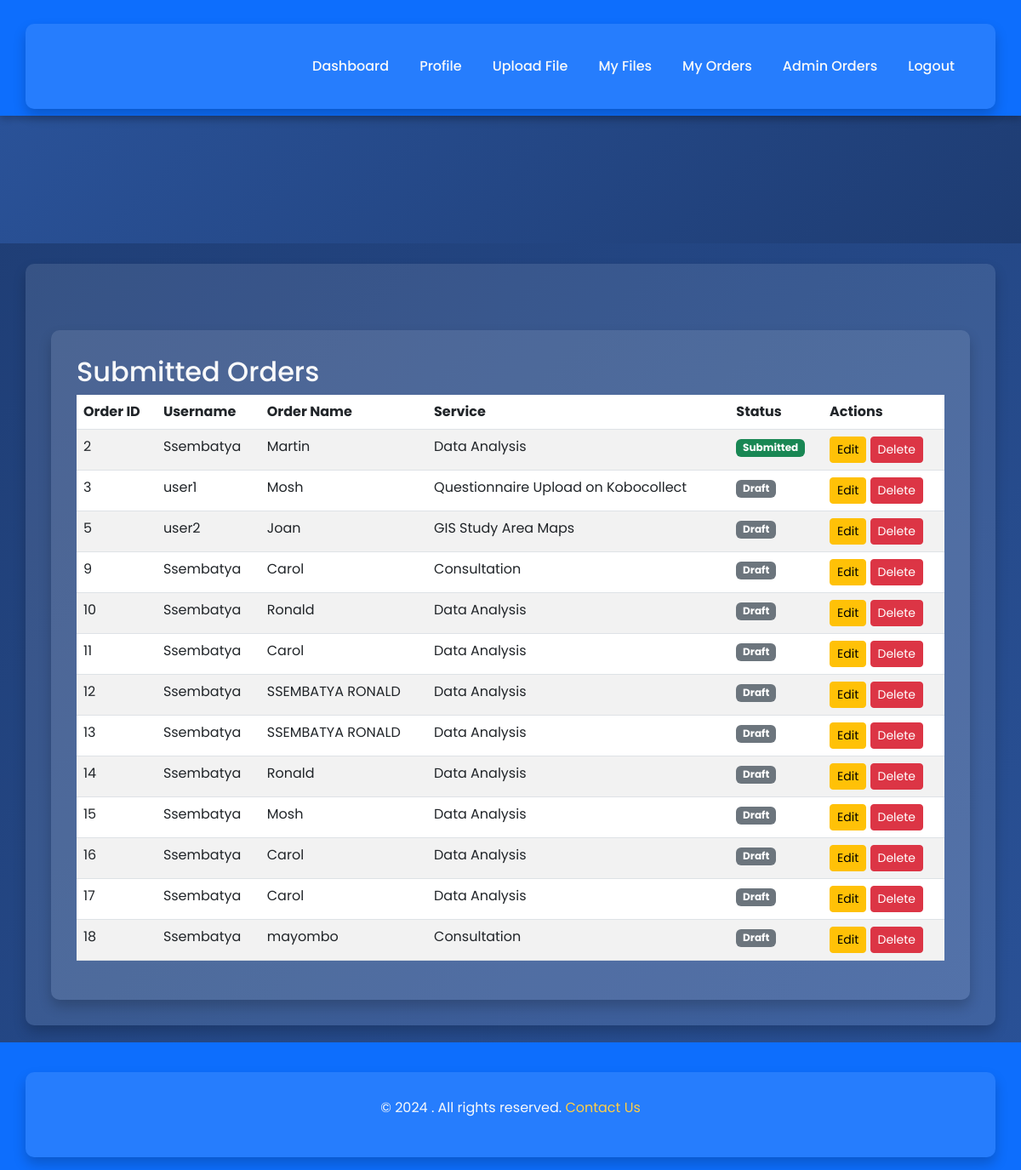
Page /admin/orders (signed in) on the earlier database version.
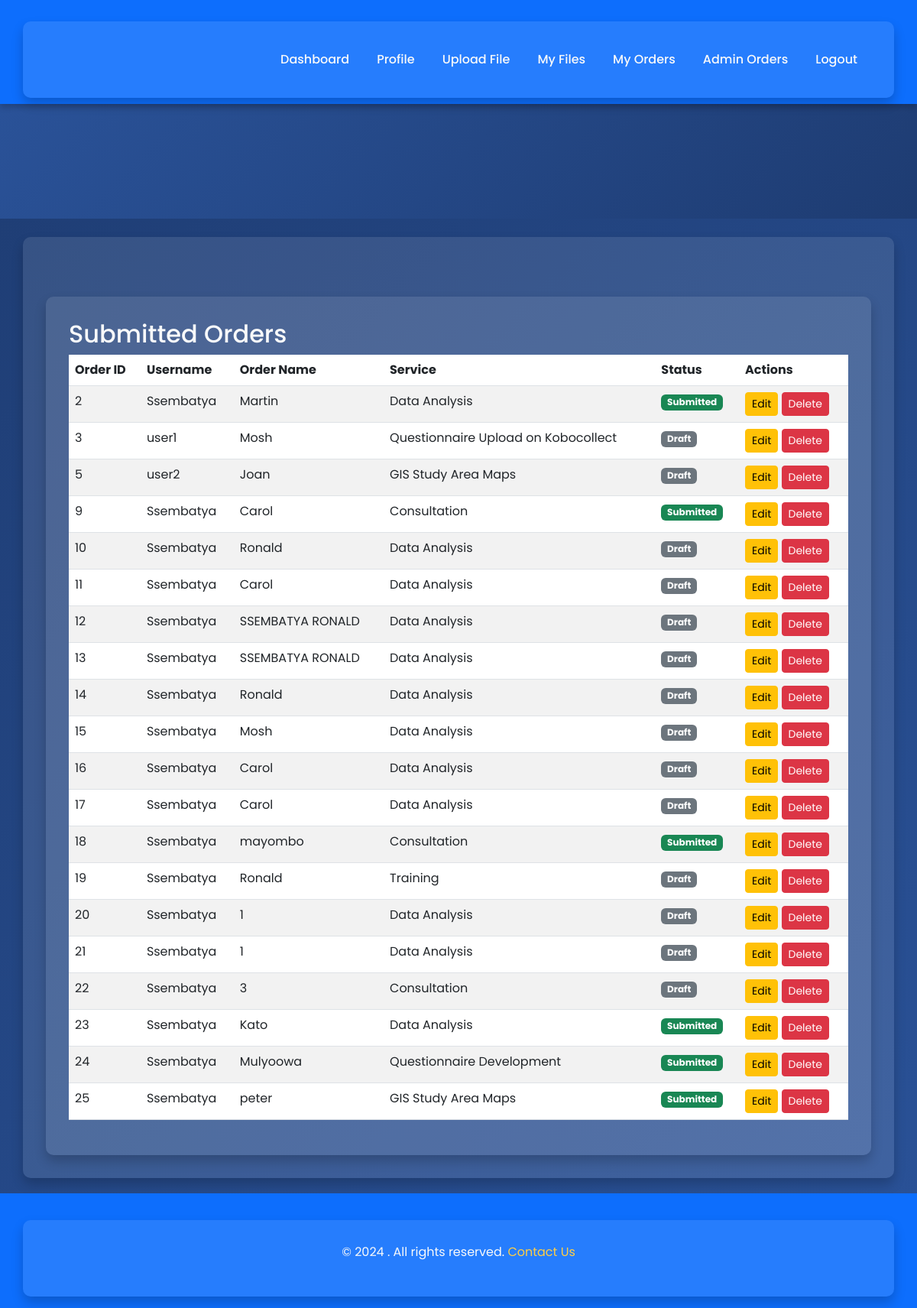
Same page on the later database version.
### tables this page shows
CREATE TABLE orders (
            id INTEGER PRIMARY KEY AUTOINCREMENT,
            user_id INTEGER,
            name TEXT,
            service TEXT
        , status TEXT DEFAULT 'draft');

CREATE TABLE users (
id INTEGER PRIMARY KEY AUTOINCREMENT,
username TEXT UNIQUE,
password TEXT,
 email TEXT,
phone_number TEXT,
is_admin INTEGER DEFAULT 0
);

### app.py (the view)
@app.route('/admin/orders')
@login_required
def admin_orders():
    if not current_user.is_admin:
        flash("Access denied.", "danger")
        return redirect(url_for('index'))
    conn = sqlite3.connect('database.db')
    cursor = conn.cursor()
    cursor.execute("""
        SELECT orders.id, users.username, orders.name, orders.service, orders.status
        FROM orders
        JOIN users ON orders.user_id = users.id
    """)
    orders = cursor.fetchall()
    conn.close()
    print("Admin Orders Fetched:", orders)
    return render_template('admin_orders.html', orders=orders)

### app.py (called while the page is built)
@login_manager.user_loader
def load_user(user_id):
    conn = sqlite3.connect('database.db')
    cursor = conn.cursor()
    cursor.execute("SELECT id, username, is_admin FROM users WHERE id = ?", (user_id,))
    user = cursor.fetchone()
    conn.close()
    if user:
        return User(id=user[0], username=user[1], is_admin=user[2])
    return None

### templates/admin_orders.html
{% extends "base.html" %}
{% block content %}
<div class="container mt-5">
    <h2>Submitted Orders</h2>
    {% if orders %}
    <table class="table table-striped">
        <thead>
            <tr>
                <th>Order ID</th>
                <th>Username</th>
                <th>Order Name</th>
                <th>Service</th>
                <th>Status</th>
                <th>Actions</th>
            </tr>
        </thead>
        <tbody>
            {% for order in orders %}
            <tr>
                <td>{{ order[0] }}</td>
                <td>{{ order[1] }}</td>
                <td>{{ order[2] }}</td>
                <td>{{ order[3] }}</td>
                <td>
                    {% if order[4] == 'submitted' %}
                        <span class="badge bg-success">Submitted</span>
                    {% else %}
                        <span class="badge bg-secondary">Draft</span>
                    {% endif %}
                </td>
                <td>
                    <a href="/order/edit/{{ order[0] }}" class="btn btn-warning btn-sm">Edit</a>
                    <form action="/order/delete/{{ order[0] }}" method="post" style="display:inline;">
                        <button type="submit" class="btn btn-danger btn-sm">Delete</button>
                    </form>
                </td>
            </tr>
            {% endfor %}
        </tbody>
    </table>
    {% else %}
    <p class="text-center">No submitted orders found.</p>
    {% endif %}
</div>
{% endblock %}

### templates/base.html (shortened to what this page needs)
<!DOCTYPE html>
<html lang="en">
<head>
    <link href="https://cdn.jsdelivr.net/npm/bootstrap@5.3.0/dist/css/bootstrap.min.css" rel="stylesheet">
</head>
<body>
    <nav class="navbar navbar-expand-lg navbar-dark">
        <div class="container">
            <div class="collapse navbar-collapse" id="navbarNav">
                <ul class="navbar-nav ms-auto">
                    {% if current_user.is_authenticated %}
                        <li class="nav-item"><a class="nav-link" href="/">Dashboard</a></li>
                        <li class="nav-item"><a class="nav-link" href="/profile">Profile</a></li>
                        <li class="nav-item"><a class="nav-link" href="/upload">Upload File</a></li>
                        <li class="nav-item"><a class="nav-link" href="/files">My Files</a></li>
                        <li class="nav-item"><a class="nav-link" href="/user/orders">My Orders</a></li>
                        {% if current_user.is_admin %}
                            <li class="nav-item"><a class="nav-link" href="/admin/orders">Admin Orders</a></li>
                        {% endif %}
                        <li class="nav-item"><a class="nav-link" href="/logout">Logout</a></li>
                    {% else %}
                        <li class="nav-item"><a class="nav-link" href="/login">Login</a></li>
                        <li class="nav-item"><a class="nav-link" href="/register">Register</a></li>
                    {% endif %}
                </ul>
            </div>
        </div>
    </nav>
    <div class="hero-section">
    </div>
    <div class="container mt-4">
        {% block content %}{% endblock %}
    </div>
    <footer>
        <div class="container">
            <p>&copy; 2024 {{ company_name }}. All rights reserved. <a href="/contact">Contact Us</a></p>
        </div>
    </footer>
</body>
</html>

### templates/base.html (style rules this page uses)
body { font-family: 'Poppins', sans-serif; margin: 0; padding: 0; background: linear-gradient(135deg, #1e3c72, #2a5298); color: #f8f9fa; }
.navbar { background-color: #0d6efd; color: #fff; box-shadow: 0 4px 8px rgba(0, 0, 0, 0.2); }
.navbar-nav .nav-link { color: #f8f9fa !important; margin: 0 10px; font-weight: 500; }
.hero-section { text-align: center; padding: 60px 20px; background: linear-gradient(135deg, #2a5298, #1e3c72); color: #ffffff; text-shadow: 1px 1px 5px rgba(0, 0, 0, 0.8); }
.container { background: rgba(255, 255, 255, 0.1); color: #f8f9fa; border-radius: 10px; padding: 30px; box-shadow: 0 8px 15px rgba(0, 0, 0, 0.2); margin-top: 20px; }
footer { background-color: #0d6efd; color: #ffffff; text-align: center; padding: 15px 0; margin-top: 20px; }
footer a { color: #ffce45; text-decoration: none; }

Differences in the rows shown:
changed orders id 9: status "Draft" → "Submitted"
changed orders "mayombo": status "Draft" → "Submitted"
added orders: id "19", username "Ssembatya", name "Ronald", service "Training", status "Draft"
added orders: id "20", username "Ssembatya", name "1", service "Data Analysis", status "Draft"
added orders: id "21", username "Ssembatya", name "1", service "Data Analysis", status "Draft"
added orders: id "22", username "Ssembatya", name "3", service "Consultation", status "Draft"
added orders: id "23", username "Ssembatya", name "Kato", service "Data Analysis", status "Submitted"
added orders: id "24", username "Ssembatya", name "Mulyoowa", service "Questionnaire Development", status "Submitted"
added orders: id "25", username "Ssembatya", name "peter", service "GIS Study Area Maps", status "Submitted"
